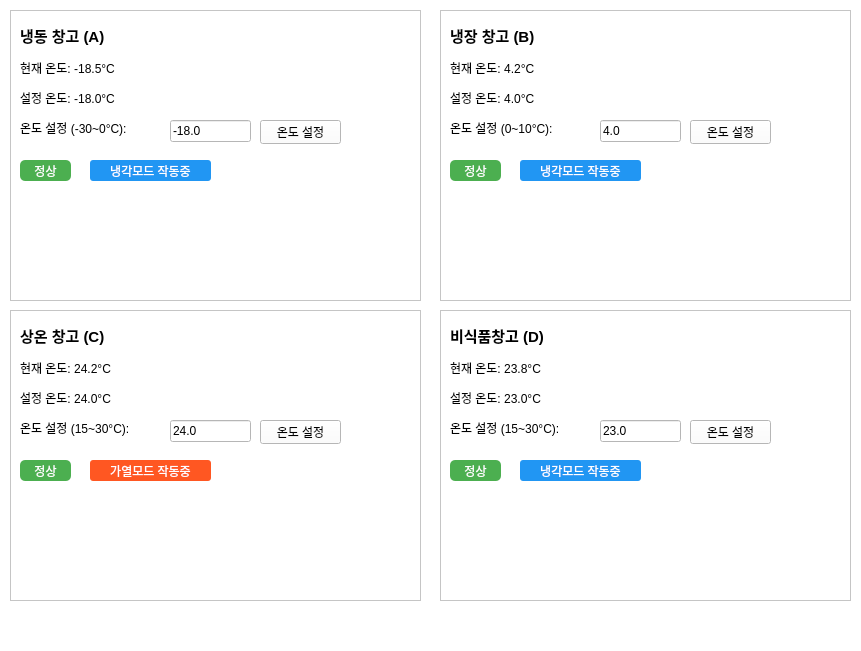
<?xml version="1.0" encoding="UTF-8"?>
<ui version="4.0">
 <class>environment</class>
 <widget class="QWidget" name="environment">
  <property name="geometry">
   <rect>
    <x>0</x>
    <y>0</y>
    <width>861</width>
    <height>651</height>
   </rect>
  </property>
  <property name="windowTitle">
   <string>Form</string>
  </property>
  <property name="styleSheet">
   <string notr="true">background-color: rgb(255, 255, 255);</string>
  </property>
  <widget class="QFrame" name="frame_A">
   <property name="geometry">
    <rect>
     <x>10</x>
     <y>10</y>
     <width>411</width>
     <height>291</height>
    </rect>
   </property>
   <property name="frameShape">
    <enum>QFrame::StyledPanel</enum>
   </property>
   <property name="frameShadow">
    <enum>QFrame::Raised</enum>
   </property>
   <widget class="QLabel" name="label_title_A">
    <property name="geometry">
     <rect>
      <x>10</x>
      <y>10</y>
      <width>391</width>
      <height>31</height>
     </rect>
    </property>
    <property name="font">
     <font>
      <pointsize>11</pointsize>
      <bold>true</bold>
     </font>
    </property>
    <property name="text">
     <string>냉동 창고 (A)</string>
    </property>
   </widget>
   <widget class="QLabel" name="label_current_temp_A">
    <property name="geometry">
     <rect>
      <x>10</x>
      <y>50</y>
      <width>151</width>
      <height>16</height>
     </rect>
    </property>
    <property name="text">
     <string>현재 온도: -18.5°C</string>
    </property>
   </widget>
   <widget class="QLabel" name="label_target_temp_A">
    <property name="geometry">
     <rect>
      <x>10</x>
      <y>80</y>
      <width>171</width>
      <height>16</height>
     </rect>
    </property>
    <property name="text">
     <string>설정 온도: -18.0°C</string>
    </property>
   </widget>
   <widget class="QLabel" name="label_6">
    <property name="geometry">
     <rect>
      <x>10</x>
      <y>110</y>
      <width>141</width>
      <height>16</height>
     </rect>
    </property>
    <property name="text">
     <string>온도 설정 (-30~0°C):</string>
    </property>
   </widget>
   <widget class="QLineEdit" name="input_temp_A">
    <property name="geometry">
     <rect>
      <x>160</x>
      <y>110</y>
      <width>81</width>
      <height>22</height>
     </rect>
    </property>
    <property name="text">
     <string>-18.0</string>
    </property>
   </widget>
   <widget class="QPushButton" name="btn_set_temp_A">
    <property name="geometry">
     <rect>
      <x>250</x>
      <y>110</y>
      <width>81</width>
      <height>24</height>
     </rect>
    </property>
    <property name="text">
     <string>온도 설정</string>
    </property>
   </widget>
   <widget class="QLabel" name="label_status_A">
    <property name="geometry">
     <rect>
      <x>10</x>
      <y>150</y>
      <width>51</width>
      <height>21</height>
     </rect>
    </property>
    <property name="styleSheet">
     <string notr="true">background-color: #4CAF50; color: white; border-radius: 5px; padding: 2px;</string>
    </property>
    <property name="text">
     <string>정상</string>
    </property>
    <property name="alignment">
     <set>Qt::AlignCenter</set>
    </property>
   </widget>
   <widget class="QLabel" name="label_mode_A">
    <property name="geometry">
     <rect>
      <x>80</x>
      <y>150</y>
      <width>121</width>
      <height>21</height>
     </rect>
    </property>
    <property name="styleSheet">
     <string notr="true">background-color: #2196F3; color: white; padding: 3px; border-radius: 3px;</string>
    </property>
    <property name="text">
     <string>냉각모드 작동중</string>
    </property>
    <property name="alignment">
     <set>Qt::AlignCenter</set>
    </property>
   </widget>
  </widget>
  <widget class="QFrame" name="frame_B">
   <property name="geometry">
    <rect>
     <x>440</x>
     <y>10</y>
     <width>411</width>
     <height>291</height>
    </rect>
   </property>
   <property name="frameShape">
    <enum>QFrame::StyledPanel</enum>
   </property>
   <property name="frameShadow">
    <enum>QFrame::Raised</enum>
   </property>
   <widget class="QLabel" name="label_title_B">
    <property name="geometry">
     <rect>
      <x>10</x>
      <y>10</y>
      <width>391</width>
      <height>31</height>
     </rect>
    </property>
    <property name="font">
     <font>
      <pointsize>11</pointsize>
      <bold>true</bold>
     </font>
    </property>
    <property name="text">
     <string>냉장 창고 (B)</string>
    </property>
   </widget>
   <widget class="QLabel" name="label_current_temp_B">
    <property name="geometry">
     <rect>
      <x>10</x>
      <y>50</y>
      <width>151</width>
      <height>16</height>
     </rect>
    </property>
    <property name="text">
     <string>현재 온도: 4.2°C</string>
    </property>
   </widget>
   <widget class="QLabel" name="label_target_temp_B">
    <property name="geometry">
     <rect>
      <x>10</x>
      <y>80</y>
      <width>171</width>
      <height>16</height>
     </rect>
    </property>
    <property name="text">
     <string>설정 온도: 4.0°C</string>
    </property>
   </widget>
   <widget class="QLabel" name="label_12">
    <property name="geometry">
     <rect>
      <x>10</x>
      <y>110</y>
      <width>141</width>
      <height>16</height>
     </rect>
    </property>
    <property name="text">
     <string>온도 설정 (0~10°C):</string>
    </property>
   </widget>
   <widget class="QLineEdit" name="input_temp_B">
    <property name="geometry">
     <rect>
      <x>160</x>
      <y>110</y>
      <width>81</width>
      <height>22</height>
     </rect>
    </property>
    <property name="text">
     <string>4.0</string>
    </property>
   </widget>
   <widget class="QPushButton" name="btn_set_temp_B">
    <property name="geometry">
     <rect>
      <x>250</x>
      <y>110</y>
      <width>81</width>
      <height>24</height>
     </rect>
    </property>
    <property name="text">
     <string>온도 설정</string>
    </property>
   </widget>
   <widget class="QLabel" name="label_status_B">
    <property name="geometry">
     <rect>
      <x>10</x>
      <y>150</y>
      <width>51</width>
      <height>21</height>
     </rect>
    </property>
    <property name="styleSheet">
     <string notr="true">background-color: #4CAF50; color: white; border-radius: 5px; padding: 2px;</string>
    </property>
    <property name="text">
     <string>정상</string>
    </property>
    <property name="alignment">
     <set>Qt::AlignCenter</set>
    </property>
   </widget>
   <widget class="QLabel" name="label_mode_B">
    <property name="geometry">
     <rect>
      <x>80</x>
      <y>150</y>
      <width>121</width>
      <height>21</height>
     </rect>
    </property>
    <property name="styleSheet">
     <string notr="true">background-color: #2196F3; color: white; padding: 3px; border-radius: 3px;</string>
    </property>
    <property name="text">
     <string>냉각모드 작동중</string>
    </property>
    <property name="alignment">
     <set>Qt::AlignCenter</set>
    </property>
   </widget>
  </widget>
  <widget class="QFrame" name="frame_C">
   <property name="geometry">
    <rect>
     <x>10</x>
     <y>310</y>
     <width>411</width>
     <height>291</height>
    </rect>
   </property>
   <property name="frameShape">
    <enum>QFrame::StyledPanel</enum>
   </property>
   <property name="frameShadow">
    <enum>QFrame::Raised</enum>
   </property>
   <widget class="QLabel" name="label_title_C">
    <property name="geometry">
     <rect>
      <x>10</x>
      <y>10</y>
      <width>391</width>
      <height>31</height>
     </rect>
    </property>
    <property name="font">
     <font>
      <pointsize>11</pointsize>
      <bold>true</bold>
     </font>
    </property>
    <property name="text">
     <string>상온 창고 (C)</string>
    </property>
   </widget>
   <widget class="QLabel" name="label_current_temp_C">
    <property name="geometry">
     <rect>
      <x>10</x>
      <y>50</y>
      <width>151</width>
      <height>16</height>
     </rect>
    </property>
    <property name="text">
     <string>현재 온도: 24.2°C</string>
    </property>
   </widget>
   <widget class="QLabel" name="label_target_temp_C">
    <property name="geometry">
     <rect>
      <x>10</x>
      <y>80</y>
      <width>171</width>
      <height>16</height>
     </rect>
    </property>
    <property name="text">
     <string>설정 온도: 24.0°C</string>
    </property>
   </widget>
   <widget class="QLabel" name="label_18">
    <property name="geometry">
     <rect>
      <x>10</x>
      <y>110</y>
      <width>141</width>
      <height>16</height>
     </rect>
    </property>
    <property name="text">
     <string>온도 설정 (15~30°C):</string>
    </property>
   </widget>
   <widget class="QLineEdit" name="input_temp_C">
    <property name="geometry">
     <rect>
      <x>160</x>
      <y>110</y>
      <width>81</width>
      <height>22</height>
     </rect>
    </property>
    <property name="text">
     <string>24.0</string>
    </property>
   </widget>
   <widget class="QPushButton" name="btn_set_temp_C">
    <property name="geometry">
     <rect>
      <x>250</x>
      <y>110</y>
      <width>81</width>
      <height>24</height>
     </rect>
    </property>
    <property name="text">
     <string>온도 설정</string>
    </property>
   </widget>
   <widget class="QLabel" name="label_status_C">
    <property name="geometry">
     <rect>
      <x>10</x>
      <y>150</y>
      <width>51</width>
      <height>21</height>
     </rect>
    </property>
    <property name="styleSheet">
     <string notr="true">background-color: #4CAF50; color: white; border-radius: 5px; padding: 2px;</string>
    </property>
    <property name="text">
     <string>정상</string>
    </property>
    <property name="alignment">
     <set>Qt::AlignCenter</set>
    </property>
   </widget>
   <widget class="QLabel" name="label_mode_C">
    <property name="geometry">
     <rect>
      <x>80</x>
      <y>150</y>
      <width>121</width>
      <height>21</height>
     </rect>
    </property>
    <property name="styleSheet">
     <string notr="true">background-color: #FF5722; color: white; padding: 3px; border-radius: 3px;</string>
    </property>
    <property name="text">
     <string>가열모드 작동중</string>
    </property>
    <property name="alignment">
     <set>Qt::AlignCenter</set>
    </property>
   </widget>
  </widget>
  <widget class="QFrame" name="frame_D">
   <property name="geometry">
    <rect>
     <x>440</x>
     <y>310</y>
     <width>411</width>
     <height>291</height>
    </rect>
   </property>
   <property name="frameShape">
    <enum>QFrame::StyledPanel</enum>
   </property>
   <property name="frameShadow">
    <enum>QFrame::Raised</enum>
   </property>
   <widget class="QLabel" name="label_title_D">
    <property name="geometry">
     <rect>
      <x>10</x>
      <y>10</y>
      <width>391</width>
      <height>31</height>
     </rect>
    </property>
    <property name="font">
     <font>
      <pointsize>11</pointsize>
      <bold>true</bold>
     </font>
    </property>
    <property name="text">
     <string>비식품창고 (D)</string>
    </property>
   </widget>
   <widget class="QLabel" name="label_current_temp_D">
    <property name="geometry">
     <rect>
      <x>10</x>
      <y>50</y>
      <width>151</width>
      <height>16</height>
     </rect>
    </property>
    <property name="text">
     <string>현재 온도: 23.8°C</string>
    </property>
   </widget>
   <widget class="QLabel" name="label_target_temp_D">
    <property name="geometry">
     <rect>
      <x>10</x>
      <y>80</y>
      <width>171</width>
      <height>16</height>
     </rect>
    </property>
    <property name="text">
     <string>설정 온도: 23.0°C</string>
    </property>
   </widget>
   <widget class="QLabel" name="label_24">
    <property name="geometry">
     <rect>
      <x>10</x>
      <y>110</y>
      <width>141</width>
      <height>16</height>
     </rect>
    </property>
    <property name="text">
     <string>온도 설정 (15~30°C):</string>
    </property>
   </widget>
   <widget class="QLineEdit" name="input_temp_D">
    <property name="geometry">
     <rect>
      <x>160</x>
      <y>110</y>
      <width>81</width>
      <height>22</height>
     </rect>
    </property>
    <property name="text">
     <string>23.0</string>
    </property>
   </widget>
   <widget class="QPushButton" name="btn_set_temp_D">
    <property name="geometry">
     <rect>
      <x>250</x>
      <y>110</y>
      <width>81</width>
      <height>24</height>
     </rect>
    </property>
    <property name="text">
     <string>온도 설정</string>
    </property>
   </widget>
   <widget class="QLabel" name="label_status_D">
    <property name="geometry">
     <rect>
      <x>10</x>
      <y>150</y>
      <width>51</width>
      <height>21</height>
     </rect>
    </property>
    <property name="styleSheet">
     <string notr="true">background-color: #4CAF50; color: white; border-radius: 5px; padding: 2px;</string>
    </property>
    <property name="text">
     <string>정상</string>
    </property>
    <property name="alignment">
     <set>Qt::AlignCenter</set>
    </property>
   </widget>
   <widget class="QLabel" name="label_mode_D">
    <property name="geometry">
     <rect>
      <x>80</x>
      <y>150</y>
      <width>121</width>
      <height>21</height>
     </rect>
    </property>
    <property name="styleSheet">
     <string notr="true">background-color: #2196F3; color: white; padding: 3px; border-radius: 3px;</string>
    </property>
    <property name="text">
     <string>냉각모드 작동중</string>
    </property>
    <property name="alignment">
     <set>Qt::AlignCenter</set>
    </property>
   </widget>
  </widget>
 </widget>
 <resources/>
 <connections/>
</ui>
